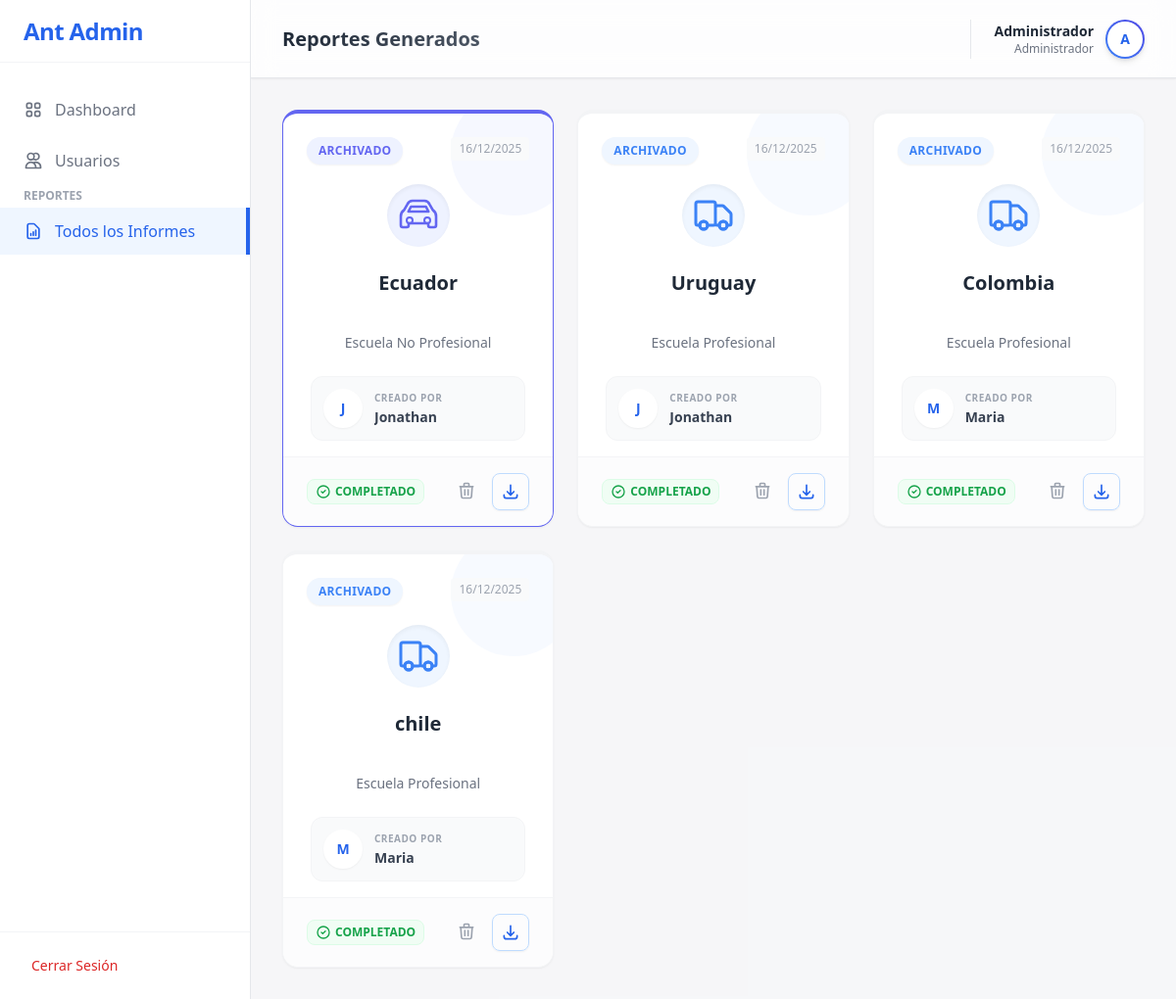
/admin_reports.php (signed in), run on the app's committed database.
### tables this page shows
CREATE TABLE `reports_archive` (
  `id` int NOT NULL,
  `user_id` int NOT NULL,
  `school_type` varchar(50) NOT NULL,
  `school_name` varchar(255) DEFAULT NULL,
  `form_data` longtext,
  `created_at` timestamp NULL DEFAULT CURRENT_TIMESTAMP
);

CREATE TABLE `users` (
  `id` int NOT NULL,
  `username` varchar(50) NOT NULL,
  `full_name` varchar(100) DEFAULT NULL,
  `job_title` varchar(100) DEFAULT NULL,
  `gender` enum('male','female') DEFAULT NULL,
  `password` varchar(255) NOT NULL,
  `role` varchar(20) NOT NULL DEFAULT 'user',
  `created_at` timestamp NULL DEFAULT CURRENT_TIMESTAMP
);

### admin_reports.php (the view, shortened to what this page needs)
<?php
require_once 'includes/db_connection.php';
$sqlActive = "SELECT p.*, u.username, 'active' as type
        FROM user_progress p
        JOIN users u ON p.user_id = u.id";
$active = $pdo->query($sqlActive)->fetchAll(PDO::FETCH_ASSOC);
$active = array_filter($active, function($proj) {
    $data = json_decode($proj['form_data'] ?? '{}', true);
    $schoolType = $data['step1']['school_type'] ?? 'non_professional';
    $lastStep = isset($proj['last_step']) ? (int)$proj['last_step'] : 0;
    if ($schoolType === 'professional') {
        return $lastStep >= 8;
    } else {
        return $lastStep >= 13;
    }
});
$sqlArchive = "SELECT a.*, u.username, 'archive' as type
        FROM reports_archive a
        JOIN users u ON a.user_id = u.id";
$archived = $pdo->query($sqlArchive)->fetchAll(PDO::FETCH_ASSOC);
$projects = array_merge($active, $archived);
usort($projects, function($a, $b) {
    $tA = isset($a['updated_at']) ? strtotime($a['updated_at']) : strtotime($a['created_at']);
    $tB = isset($b['updated_at']) ? strtotime($b['updated_at']) : strtotime($b['created_at']);
    return $tB - $tA;
});
?>
<!DOCTYPE html>
<html lang="es">
<head>
    <script src="https://cdn.tailwindcss.com"></script>
</head>
<body class="bg-gray-100 font-sans antialiased">
<div class="flex h-screen overflow-hidden">
    <aside id="adminSidebar" class="fixed inset-y-0 left-0 z-50 transform -translate-x-full transition-transform duration-300 w-64 bg-white border-r border-gray-200 flex flex-col md:relative md:translate-x-0 md:flex shadow-2xl md:shadow-none">
        <div class="h-16 flex items-center justify-between px-6 border-b border-gray-100">
            <span class="text-blue-600 font-bold text-2xl tracking-tight">Ant Admin</span>
        </div>
        <nav class="flex-1 py-6 space-y-1">
            <a href="admin_dashboard.php" class="flex items-center px-6 py-3 text-gray-500 hover:bg-gray-50 hover:text-gray-900 transition-colors">
                <span class="font-medium">Dashboard</span>
            </a>
            <a href="admin_users.php" class="flex items-center px-6 py-3 text-gray-500 hover:bg-gray-50 hover:text-gray-900 transition-colors">
                <svg class="w-5 h-5 mr-3" fill="none" stroke="currentColor" viewBox="0 0 24 24"><path stroke-linecap="round" stroke-linejoin="round" stroke-width="2" d="M12 4.354a4 4 0 110 5.292M15 21H3v-1a6 6 0 0112 0v1zm0 0h6v-1a6 6 0 00-9-5.197M13 7a4 4 0 11-8 0 4 4 0 018 0z"></path></svg>
                <span class="font-medium">Usuarios</span>
            </a>
            <div class="uppercase text-xs font-semibold text-gray-400 px-6 mt-8 mb-2">Reportes</div>
            <a href="admin_reports.php" class="flex items-center px-6 py-3 text-blue-600 bg-blue-50 border-r-4 border-blue-600 transition-colors">
                <svg class="w-5 h-5 mr-3" fill="none" stroke="currentColor" viewBox="0 0 24 24"><path stroke-linecap="round" stroke-linejoin="round" stroke-width="2" d="M9 17v-2m3 2v-4m3 4v-6m2 10H7a2 2 0 01-2-2V5a2 2 0 012-2h5.586a1 1 0 01.707.293l5.414 5.414a1 1 0 01.293.707V19a2 2 0 01-2 2z"></path></svg>
                <span class="font-medium">Todos los Informes</span>
            </a>
        </nav>
        <div class="p-4 border-t border-gray-100">
            <a href="logout.php" id="logoutBtn" class="flex items-center px-4 py-2 text-red-600 hover:bg-red-50 rounded transition-colors text-sm font-medium">Cerrar Sesión</a>
        </div>
    </aside>
    <main class="flex-1 flex flex-col h-screen overflow-hidden bg-gray-50/50">
        <header class="h-20 bg-white/80 backdrop-blur-md border-b border-gray-200 flex items-center justify-between px-4 md:px-8 sticky top-0 z-30 transition-all duration-300 shadow-sm">
            <div class="flex items-center gap-4">
                <div class="text-xl font-extrabold text-transparent bg-clip-text bg-gradient-to-r from-gray-800 to-gray-600">Reportes Generados</div>
            </div>
            <div class="flex items-center gap-4">
                <div class="flex items-center gap-3 pl-6 border-l border-gray-200">
                    <div class="text-right hidden md:block">
                        <div class="text-sm font-bold text-gray-800"><?php echo htmlspecialchars($_SESSION['username']); ?></div>
                        <div class="text-xs text-gray-500 font-medium">Administrador</div>
                    </div>
                    <div class="w-10 h-10 rounded-full bg-gradient-to-tr from-blue-500 to-indigo-600 p-0.5 shadow-md">
                        <div class="w-full h-full rounded-full bg-white flex items-center justify-center text-blue-600 font-bold text-sm">
                            <?php echo strtoupper(substr($_SESSION['username'], 0, 1)); ?>
                        </div>
                    </div>
                </div>
            </div>
        </header>
        <div class="flex-1 overflow-y-auto p-8">
            <div class="grid grid-cols-1 md:grid-cols-2 lg:grid-cols-3 xl:grid-cols-4 gap-6">
                <?php if (!empty($projects)): ?>
                    <?php foreach ($projects as $proj):
                        $reportType = $proj['type'];
                        $username = $proj['username'];
                        if ($reportType === 'archive') {
                            $reportId = $proj['id'];
                            $schoolName = $proj['school_name'] ?? 'Informe Archivado';
                            $schoolType = $proj['school_type'];
                            $date = date('d/m/Y', strtotime($proj['created_at']));
                            $isCompleted = true;
                            $downloadUrl = "actions/generate_word.php?archive_id=" . $reportId;
                            if ($schoolType === 'professional') {
                                $downloadUrl = "actions/generate_word_professional.php?archive_id=" . $reportId;
                            }
                        }
                        if ($schoolType === 'professional') {
                            $typeLabel = 'Escuela Profesional';
                            $iconColor = 'text-blue-500';
                            $bgColor = 'bg-blue-50';
                        } else {
                            $typeLabel = 'Escuela No Profesional';
                            $iconColor = 'text-indigo-500';
                            $bgColor = 'bg-indigo-50';
                        }
                    ?>
                    <div class="bg-white rounded-2xl shadow-sm border border-gray-100 hover:shadow-2xl transition-all duration-300 relative overflow-hidden group flex flex-col h-full border-t-4 hover:-translate-y-1 <?php echo str_replace('text-', 'border-', $iconColor); ?>">
                        <div class="absolute -right-6 -top-6 w-32 h-32 rounded-full <?php echo $bgColor; ?> opacity-50 group-hover:scale-110 transition-transform duration-500"></div>
                        <div class="p-6 pb-4 flex-1 relative z-10">
                            <div class="flex justify-between items-start mb-5">
                                <span class="<?php echo $bgColor . ' ' . $iconColor; ?> text-xs font-bold px-3 py-1.5 rounded-full uppercase tracking-wide shadow-sm">
                                    <?php echo $reportType === 'archive' ? 'Archivado' : 'Trámite'; ?>
                                </span>
                                <span class="text-xs text-gray-400 font-medium bg-gray-50 px-2 py-1 rounded"><?php echo $date; ?></span>
                            </div>
                            <div class="mb-4 flex items-center justify-center">
                                <div class="w-16 h-16 rounded-full <?php echo $bgColor; ?> flex items-center justify-center <?php echo $iconColor; ?> shadow-inner mb-2 group-hover:scale-105 transition-transform duration-300">
                                     <div class="transform scale-75">
                                     </div>
                                </div>
                            </div>
                            <h3 class="text-xl font-bold text-gray-800 leading-tight mb-2 text-center line-clamp-2 min-h-[3.5rem]" title="<?php echo htmlspecialchars($schoolName); ?>">
                                <?php echo htmlspecialchars($schoolName); ?>
                            </h3>
                            <p class="text-sm text-gray-500 text-center mb-6 font-medium"><?php echo $typeLabel; ?></p>
                            <div class="flex items-center gap-3 p-3 bg-gray-50 rounded-xl border border-gray-100 mx-1">
                                <div class="w-10 h-10 rounded-full bg-white border-2 border-white shadow-sm flex items-center justify-center text-blue-600 font-bold text-sm shrink-0">
                                    <?php echo substr($username, 0, 1); ?>
                                </div>
                                <div class="flex flex-col overflow-hidden">
                                    <span class="text-[10px] uppercase tracking-wider text-gray-400 font-bold mb-0.5">Creado por</span>
                                    <span class="text-sm font-bold text-gray-700 truncate"><?php echo htmlspecialchars($username); ?></span>
                                </div>
                            </div>
                        </div>
                        <div class="px-6 py-4 bg-gray-50/50 border-t border-gray-100 flex items-center justify-between mt-auto">
                            <?php if ($isCompleted): ?>
                                <div class="flex items-center text-green-600 text-xs font-bold bg-green-50 px-2 py-1 rounded-lg border border-green-100">
                                    <svg class="w-4 h-4 mr-1" fill="none" stroke="currentColor" viewBox="0 0 24 24"><path stroke-linecap="round" stroke-linejoin="round" stroke-width="2" d="M9 12l2 2 4-4m6 2a9 9 0 11-18 0 9 9 0 0118 0z"></path></svg>
                                    COMPLETADO
                                </div>
                            <?php endif; ?>
                            <div class="flex gap-2">
                                <form action="actions/admin_delete_report.php" method="POST" class="inline-block">
                                    <button type="button" onclick="confirmDeleteReport(this.form)" class="text-gray-400 hover:text-red-500 hover:bg-red-50 p-2 rounded-lg transition-all duration-200" title="Eliminar">
                                        <svg class="w-5 h-5" fill="none" stroke="currentColor" viewBox="0 0 24 24"><path stroke-linecap="round" stroke-linejoin="round" stroke-width="2" d="M19 7l-.867 12.142A2 2 0 0116.138 21H7.862a2 2 0 01-1.995-1.858L5 7m5 4v6m4-6v6m1-10V4a1 1 0 00-1-1h-4a1 1 0 00-1 1v3M4 7h16"></path></svg>
                                    </button>
                                </form>
                                <a href="<?php echo $downloadUrl; ?>" class="text-blue-600 hover:text-white hover:bg-blue-600 border border-blue-200 hover:border-blue-600 p-2 rounded-lg transition-all duration-200 shadow-sm" title="Descargar Word">
                                    <svg class="w-5 h-5" fill="none" stroke="currentColor" viewBox="0 0 24 24"><path stroke-linecap="round" stroke-linejoin="round" stroke-width="2" d="M4 16v1a3 3 0 003 3h10a3 3 0 003-3v-1m-4-4l-4 4m0 0l-4-4m4 4V4"></path></svg>
                                </a>
                            </div>
                        </div>
                    </div>
                    <?php endforeach; ?>
                <?php endif; ?>
            </div>
        </div>
    </main>
</div>
</body>
</html>

### admin_reports.php (style rules this page uses)
body { font-family: 'Inter', sans-serif; }

### data on the page
reports_archive: created_at "16/12/2025", school_name "Ecuador", school_type "Escuela No Profesional", user.username "J", user.username "Jonathan"
reports_archive: created_at "16/12/2025", school_name "Uruguay", school_type "Escuela Profesional", user.username "J", user.username "Jonathan"
reports_archive: created_at "16/12/2025", school_name "Colombia", school_type "Escuela Profesional", user.username "M", user.username "Maria"
reports_archive: created_at "16/12/2025", school_name "chile", school_type "Escuela Profesional", user.username "M", user.username "Maria"

### other printed values
$_SESSION['username'] "Administrador"
substr($_SESSION['username'], 0, 1) "A"
